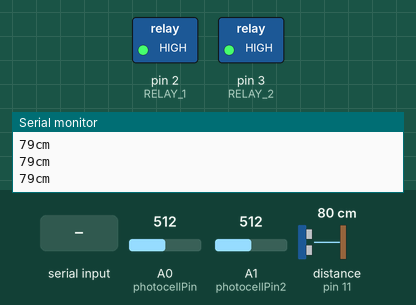
Recording of a sketch running on a simulated Arduino Leonardo, built with avr-gcc and run on an emulated ATmega32U4. Shown: switched loads named in the sketch (green lamp = pin HIGH), the last lines printed to the serial monitor. Wiring (inferred from the names in the program): ultrasonic range finder: trigger pin 12; echo pin 11. Dashed ring = blinking. Inputs (shaded band) come from the test bench; at power-on: distance to the obstacle (sensor on pin 11) 80 cm, A1 (photocellPin2) = 512, A0 (photocellPin) = 512. The echo pulse lasts 58.3 µs per cm; pins used as bus, display or sensor lines are not drawn.

Above: at 1.2 s.
1.3 s: distance to the obstacle (sensor on pin 11) set to 9 cm
At 2.4 s:
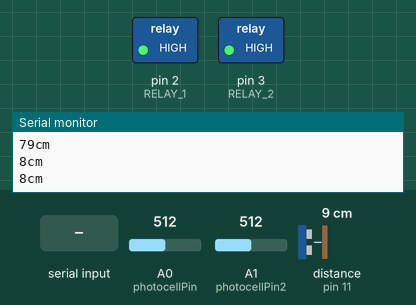
4.3 s: "1\n" received over the second serial link
At 7.2 s:
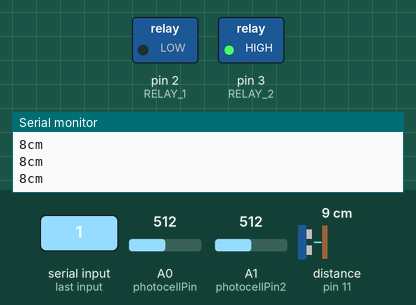
7.3 s: A1 (photocellPin2) set to 489
At 8.4 s:
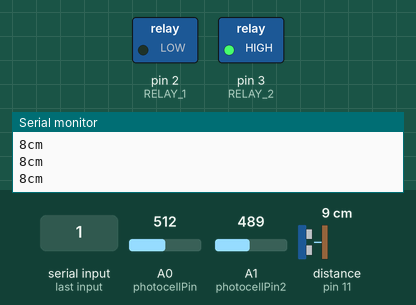
8.8 s: A1 (photocellPin2) set to 511
At 11.7 s:
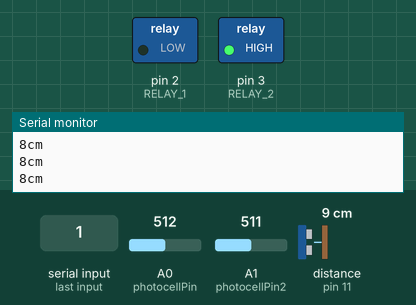
11.8 s: A1 (photocellPin2) set to 306
At 12.3 s:
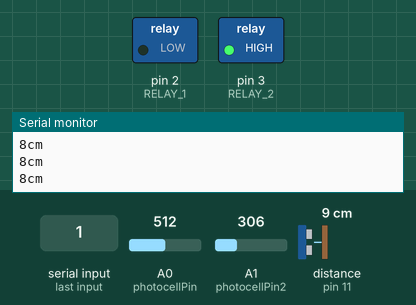
Timing chart, 0 to 14.3 s (numbered marks = the images above; inputs shaded):
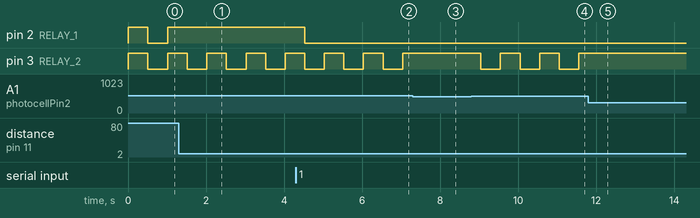

Measured:
- the behaviour switches between 501 and 500 on A1 (photocellPin2) (found by bisection; images 2 and 3)
- after the input at 1.3 s, pin 2 (RELAY_1): stops changing and stays HIGH
- after the input at 4.3 s, pin 2 (RELAY_1): HIGH → LOW after 0.23 s
- after the input at 7.3 s, pin 3 (RELAY_2): stays HIGH (without the input it goes to LOW after 0.24 s)
- after the input at 8.8 s, pin 3 (RELAY_2): alternates HIGH for 0.50 s and LOW for 0.50 s, starting after 0.24 s
- after the input at 11.8 s, pin 3 (RELAY_2): stops changing and stays HIGH
- by itself, pin 3 (RELAY_2): alternates HIGH for 0.50 s and LOW for 0.50 s

The sketch:

BulbGun.ino
```cpp
#include <SoftwareSerial.h>
// se conecteaza rx-ul de la bluetooth la tx-ul de la arduino
// se conecteaza tx-ul de la bluetooth la rx-ul de la arduino
//vcc-ul la 3,3V
//gnd la gnd
//poti sa trimiti folosind serial monitorul

int stare1=0;
int photocellPin = 0;
int photocellReading;

int stare2=0;
int photocellPin2 = 1;
int photocellReading2;

#define trigPin 12
#define echoPin 11

#define SWITCH 500

#define RELAY_1  2
#define RELAY_2  3

#define RELAY_ON 1
#define RELAY_OFF 0


void setup()
{
  //se initializeaza conexiunea seriala si cea prin bluetooth
  Serial.begin(9600);                 //serial cable
  Serial1.begin(9600, SERIAL_8N1);    //serial bluetooth


  pinMode(RELAY_1, OUTPUT);
  pinMode(RELAY_2, OUTPUT);

  digitalWrite(RELAY_1, RELAY_OFF);
  digitalWrite(RELAY_2, RELAY_OFF);

  pinMode(trigPin, OUTPUT);
  pinMode(echoPin, INPUT);
 }

void loop(){
  Distance();
  Bluetooth();
  Senzori();
  delay(500);
  Serial1.print(String(stare1,DEC)+"\n");
}

void Distance(){
  long duration, distance;
  digitalWrite(trigPin, LOW);  // Added this line
  delayMicroseconds(2); // Added this line
  digitalWrite(trigPin, HIGH);
  //  delayMicroseconds(1000); - Removed this line
  delayMicroseconds(10); // Added this line
  digitalWrite(trigPin, LOW);

  duration = pulseIn(echoPin, HIGH);
  distance = (duration/2) / 29.1;

  Serial.print(distance);
  Serial.println("cm");

  if (distance >= 5 && distance <= 30){
    stare1=1-stare1;
    if(stare1==0){
       digitalWrite(RELAY_1, RELAY_OFF);
    }else if(stare1==1){
       digitalWrite(RELAY_1, RELAY_ON);
    }
  }

}


void Bluetooth(){
  if(Serial1.available())
  {
    char toSend = (char)Serial1.read();
    if(toSend=='1'){
      stare1=1-stare1;
      digitalWrite(RELAY_1, RELAY_ON);

    }
    if(toSend=='0'){
      stare1=1-stare1;
      digitalWrite(RELAY_1, RELAY_OFF);
    }

  }

}

void Senzori(){


  photocellReading = analogRead(photocellPin);
//  Serial.print("Analog reading = ");
//  Serial.println(photocellReading);

  photocellReading2 = analogRead(photocellPin2);
//  Serial.print("Analog reading2 = ");
//  Serial.println(photocellReading2);

  if(photocellReading>SWITCH){
    stare1=1-stare1;

    if(stare1==0){
       digitalWrite(RELAY_1, RELAY_OFF);
    }else if(stare1==1){
       digitalWrite(RELAY_1, RELAY_ON);
    }
  }

  if(photocellReading2>SWITCH){
    stare2=1-stare2;
    if(stare2==0){
      digitalWrite(RELAY_2, RELAY_OFF);
    }else if(stare2==1){
      digitalWrite(RELAY_2, RELAY_ON);
    }
  }


}
```
